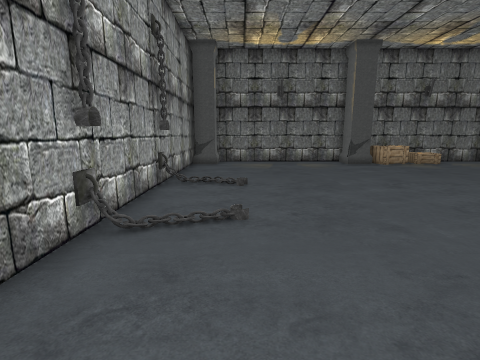
[1] (above)

12 first-person views from a walk through a scene from a Unity 3-D project. The camera is 1.5 m above the floor, tilts 10° down and sees 85° across. The floor is counted in squares, 1 m on a side. Each view is taken from the middle of a square. On the plan, view 1 faces up. The plan holds only what a view shows up to about 14 squares ahead; the rest is blank. The place goes on beyond the plan. The player character is not drawn. Some animated figures are not drawn.

[2]
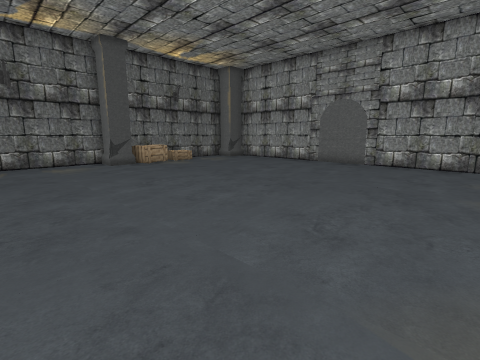

[3]
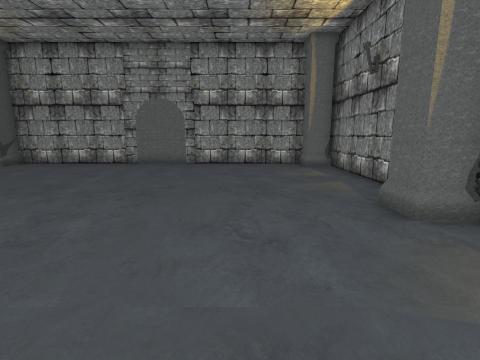

[4]
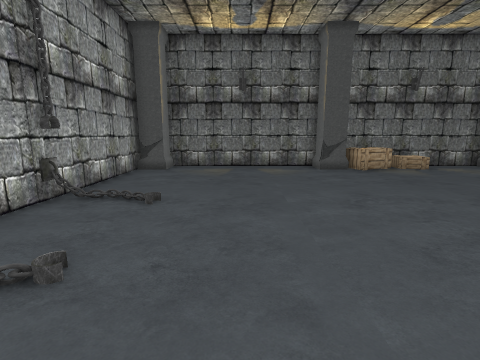

[5]
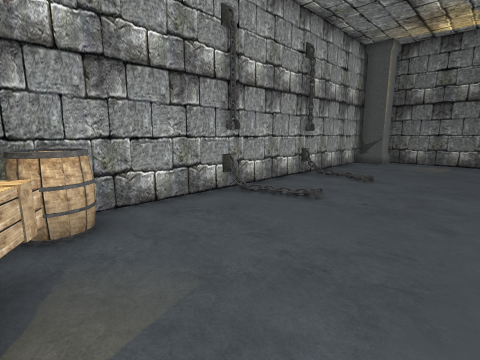

[6]
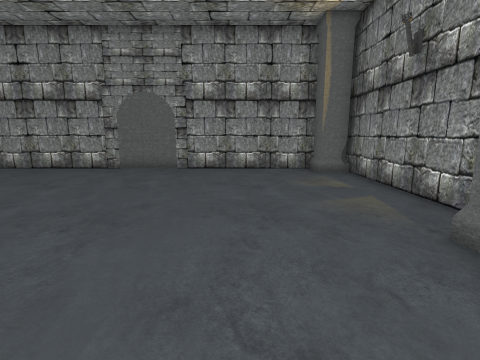

[7]
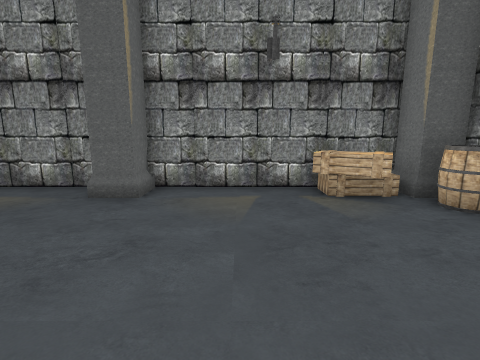

[8]
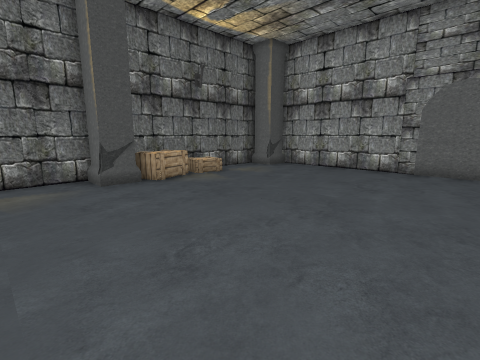

[9]
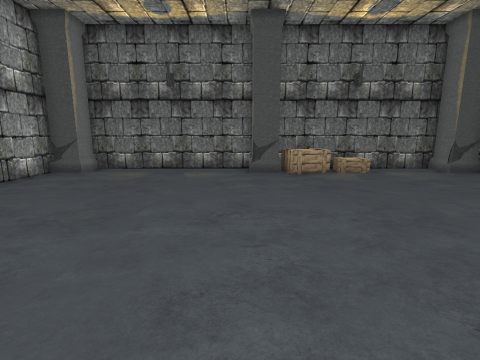

[10]
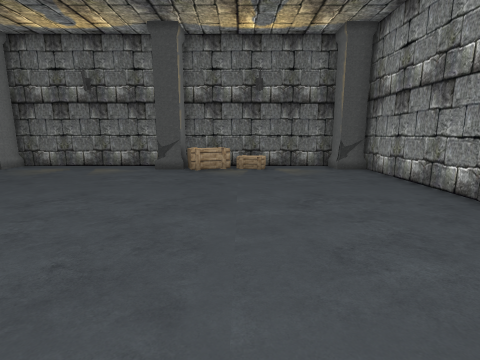

[11]
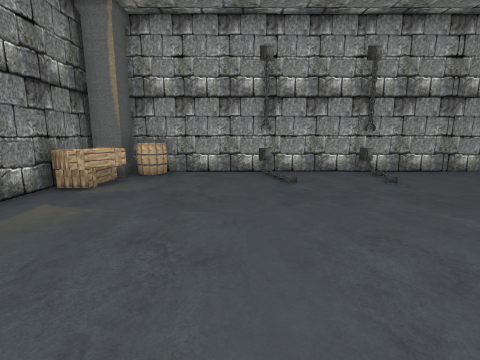

[12]
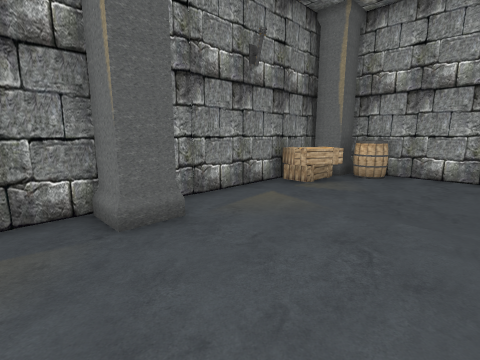

### Floor plan
Points are (right, up) in squares from view 1. A wall is a line through its corners. A room is listed if a view was taken in it or the views show most of it. See-through windows are left out.
Room 1 (views 1, 2, 3, 4, 5, 6, 7, 8, 9, 10, 11, 12)
walls: (14.4, 5.4) (14.4, 13.6); (1.5, -2.4) (14, -2.4); (14.4, -1.3) (14.4, 4.4); (13.5, 14.4) (-1.5, 14.4); (-1.6, -2.4) (-0.4, -2.4); (-2.4, 14.2) (-2.4, -1.5)
objects: barrel (-2, 0) to (-1, 0); other object (-2, 4); other object (-2, 8); pillar (-2, 13); crate (-1, -2) to (1, -1); pillar (6, -2); pillar (6, 13); crate (7, 13) to (8, 14); pillar (14, 13); arch (15, 5)

Positions as (right, up) in squares from view 1, and headings:
1: (0, 0), facing up
2: (1, 0), facing up-right
3: (1, 2), facing right
4: (2, 2), facing up
5: (3, -1), facing up-left
6: (3, 2), facing right
7: (3, 5), facing down
8: (3, 5), facing up-right
9: (5, 3), facing up
10: (9, 2), facing up
11: (8, 3), facing left
12: (8, 3), facing down-left
